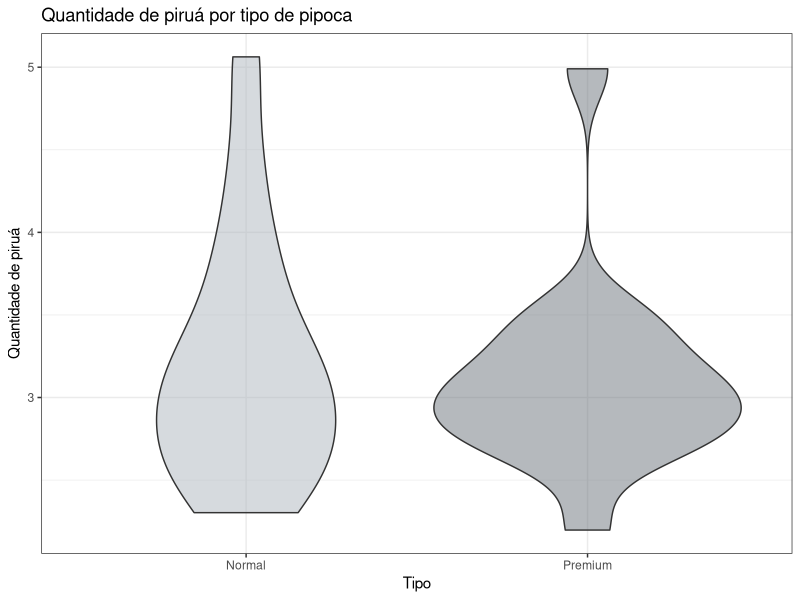
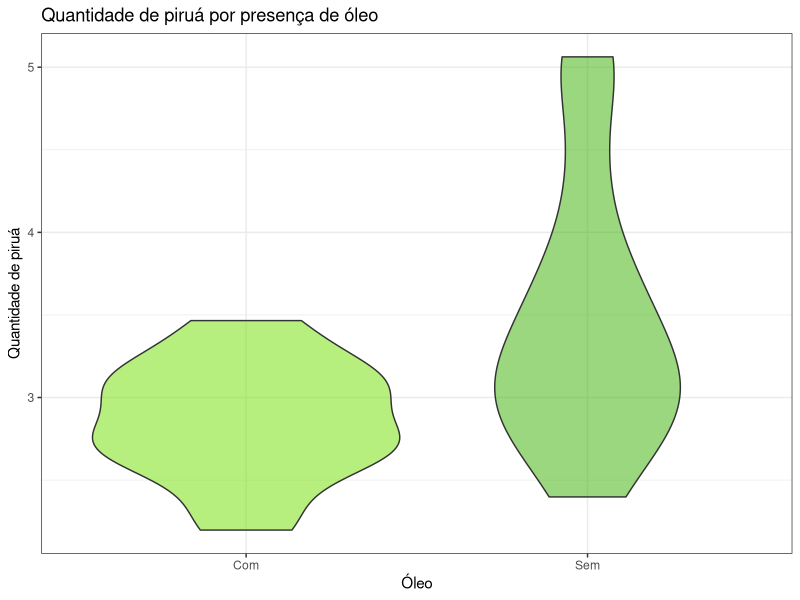
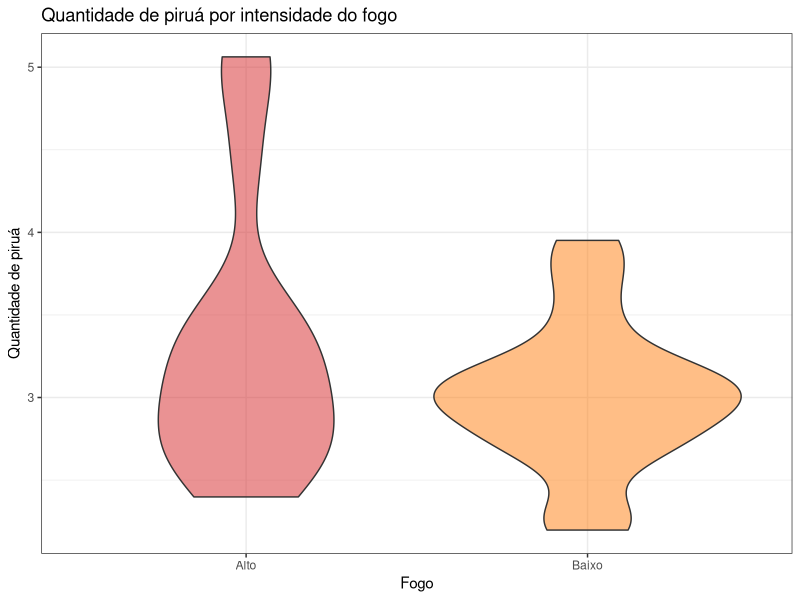
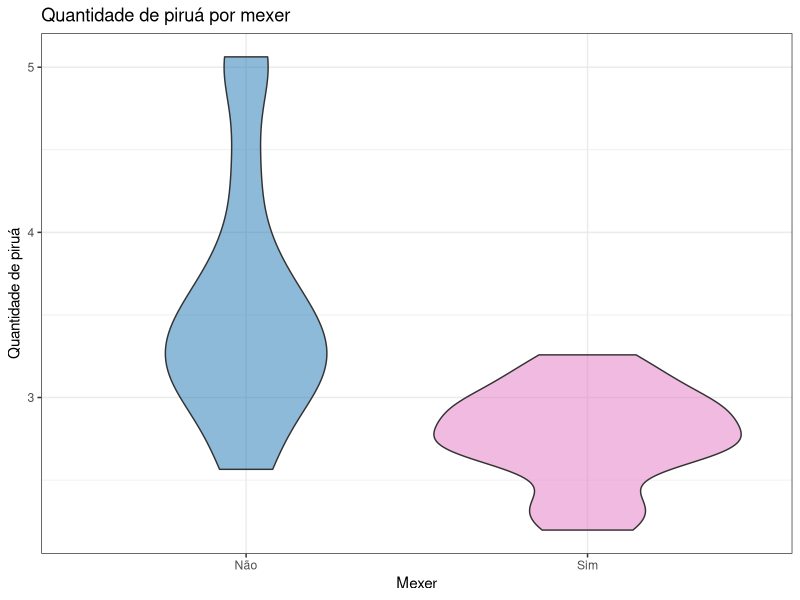
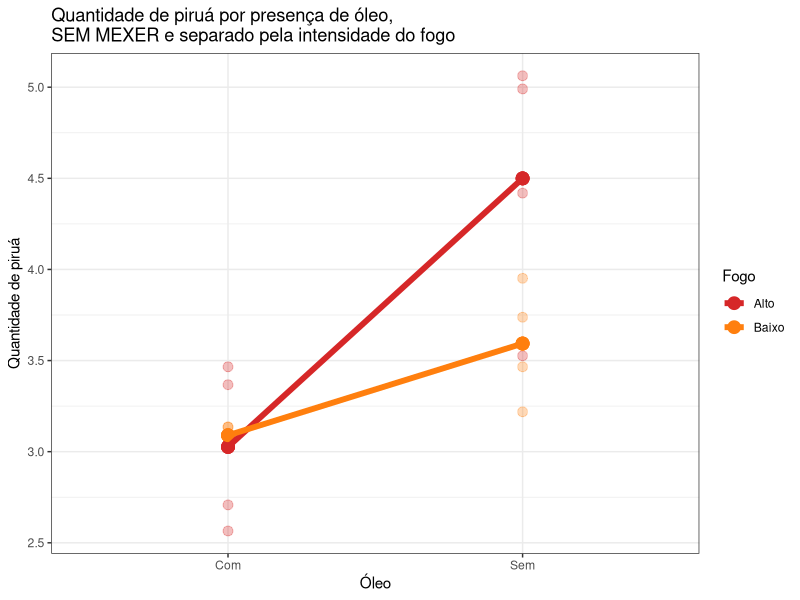
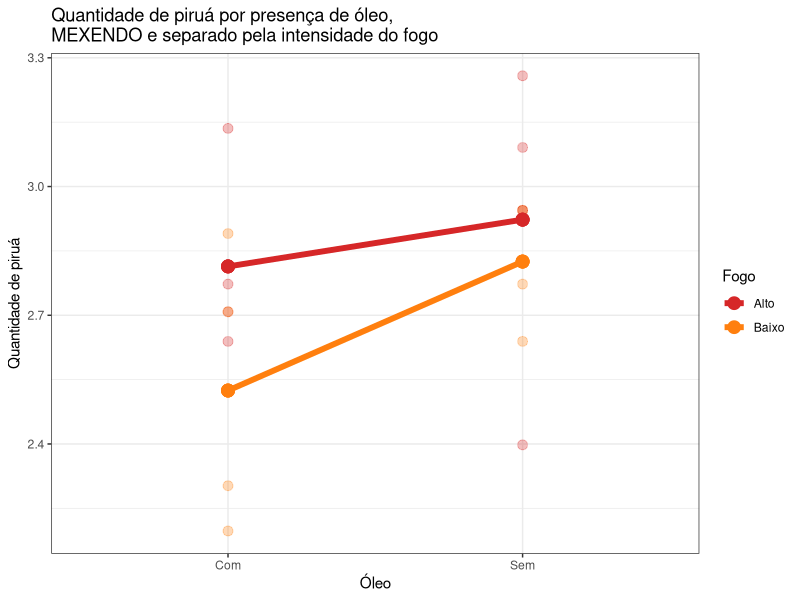
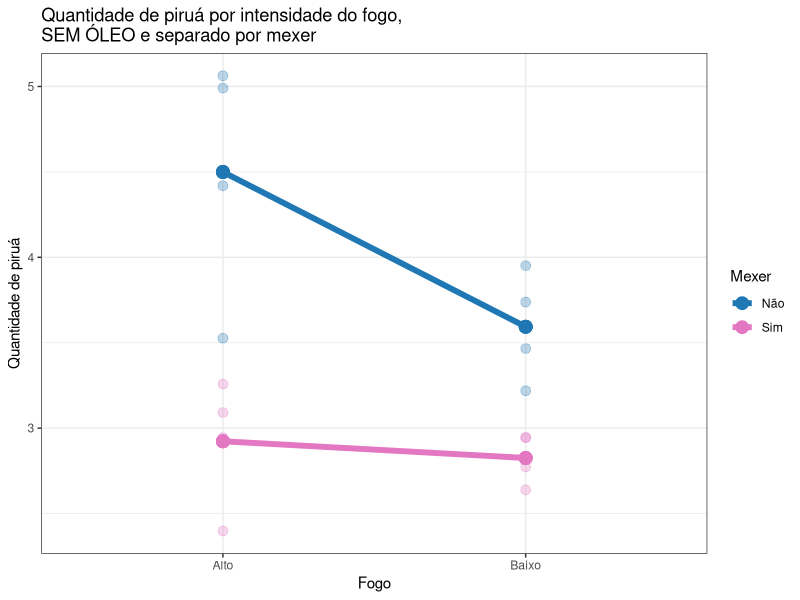
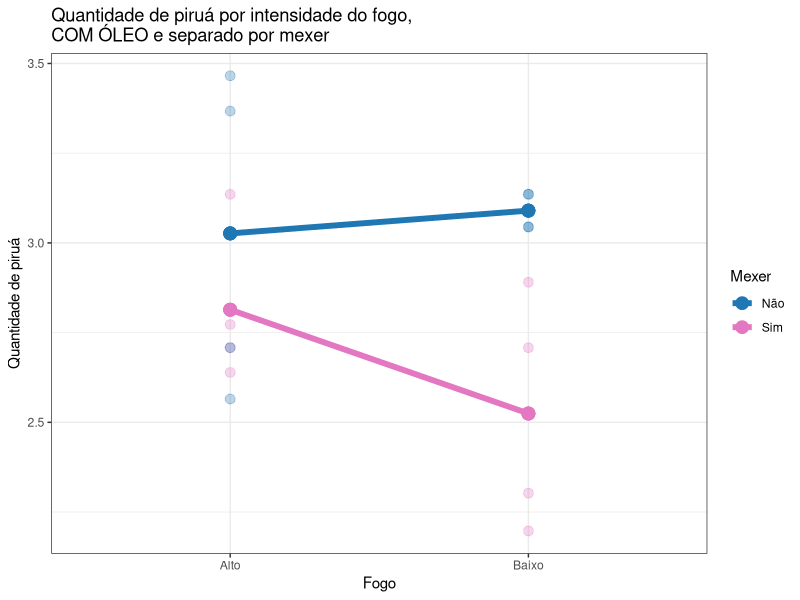

Source code (R) for these figures, in order:
library(tidyverse)
library(svglite)

#--- Metadados ---#
set.seed(42)
# usaremos essas cores durante todo o programa
cor_tipo <- c("#adb5bd", '#6c757d')
cor_oleo <- c("#70e000", "#38b000")
cor_fogo <- c("#d62728", "#ff7f0e")
cor_mexer <- c("#1f77b4", "#e377c2")

ext_graf <- 'png' # tipo de arquivo que os gráficos serão salvos
tam_graf <- c('w' = 2001, 'h' = 1500)
path_graf <- 'gráficos'
unit_graf <- 'px'


#--- Preparando os dados ---# <- serviço de corno
Tipo <- c(rep('Normal', 16), rep('Premium', 16))
Óleo <- c(rep(c(rep('Sem', 8), rep('Com', 8)), 2))
Fogo <- c(rep(c(rep('Baixo', 4), rep('Alto', 4)), 4))            
Mexer <- c(rep(c(rep('Sim', 2), rep('Não', 2)), 8))
Replicação <- rep(c(1, 2), 16)
Qtt_pirua <- c(14, 19, 52, 42, 11, 26)

Qtt_pirua <-c(14, 19,
              52, 42,
              11, 26,
              83, 158,
              10, 15,
              21, 23,
              15, 23,
              32, 13,
              16, 19,
              32, 25,
              22, 19,
              34, 147,
              18, 9,
              21, 23,
              14, 16,
              29, 15
)

Grama_pirua <- c(
  3, 4,
  10, 8,
  3, 5,
  15, 27,
  2, 3,
  5 , 5,
  3, 4,
  8, 3,
  5, 5,
  6, 5,
  4, 4,
  8, 20,
  5, 2,
  5, 4,
  2, 3, 
  5, 3
)

df <- tibble(Tipo = as.factor(Tipo),
             Óleo = as.factor(Óleo),
             Fogo = as.factor(Fogo),
             Mexer = as.factor(Mexer),
             Replicação = as.factor(Replicação),
             Qtt_pirua,
             Grama_pirua
) %>% mutate(Qtt_pirua = log(Qtt_pirua))


# Colocando a ordem da experimentação
ordem_dia_1 <- read_csv('dados/dia_1.csv') %>%
  mutate(Intensidade_da_Chama = if_else(Intensidade_da_Chama == 'Baixa', 'Baixo', 'Alto'),
         Mexer = if_else(Mexer == 'Sim', 'Sim', 'Não'))

ordem_dia_2 <- read_csv('dados/dia_2.csv') %>%
  mutate(Intensidade_da_Chama = if_else(Intensidade_da_Chama == 'Baixa', 'Baixo', 'Alto'),
         Mexer = if_else(Mexer == 'Sim', 'Sim', 'Não')
  )

colnames(ordem_dia_1) <- colnames(ordem_dia_2) <- c('Tipo', 'Óleo', 'Fogo', 'Mexer')

ordem_dia_1 <- ordem_dia_1 %>% mutate(Ordem = 1:16, Replicação = as.factor(1))
ordem_dia_2 <- ordem_dia_2 %>% mutate(Ordem = 1:16, Replicação = as.factor(2))

df_ordem <- ordem_dia_1 %>% add_row(ordem_dia_2)

df <- full_join(df_ordem, df, by = join_by(Tipo, Óleo, Fogo, Mexer, Replicação))



#--- Análise exploratória ---#
# Quantidade de piruá X Tipo de pipoca
ggplot(df, aes(x = Tipo, y = Qtt_pirua, fill = Tipo)) +
  geom_violin(alpha = 0.5) +
  scale_fill_manual(values=c(cor_tipo)) +
  labs(title = 'Quantidade de piruá por tipo de pipoca',
       y = 'Quantidade de piruá') +
  theme_bw() +
  theme(legend.position = 'none')
ggsave(paste('piruaXtipo.', ext_graf, sep = ''), path = path_graf, device = ext_graf, width = tam_graf[1], height = tam_graf[2], units = unit_graf)

# Quantidade de piruá X presença de Óleo
ggplot(df, aes(x = Óleo, y = Qtt_pirua, fill = Óleo)) +
  geom_violin(alpha = 0.5) +
  scale_fill_manual(values=c(cor_oleo)) +
  labs(title = 'Quantidade de piruá por presença de óleo',
       y = 'Quantidade de piruá') +
  theme_bw() +
  theme(legend.position = 'none') # trocar a ordem
ggsave(paste('piruaXoleo.', ext_graf, sep = ''), path = path_graf, device = ext_graf, width = tam_graf[1], height = tam_graf[2], units = unit_graf)

# Quantidade de piruá X Intensidade do fogo
ggplot(df, aes(x = Fogo, y = Qtt_pirua, fill = Fogo)) +
  geom_violin(alpha = 0.5) +
  scale_fill_manual(values=c(cor_fogo)) +
  labs(title = 'Quantidade de piruá por intensidade do fogo',
       y = 'Quantidade de piruá') +
  theme_bw() +
  theme(legend.position = 'none')
ggsave(paste('piruaXfogo.', ext_graf, sep = ''), path = path_graf, device = ext_graf, width = tam_graf[1], height = tam_graf[2], units = unit_graf)

# Quantidade de piruá X Mexer ou não
ggplot(df, aes(x = Mexer, y = Qtt_pirua, fill = Mexer)) +
  geom_violin(alpha = 0.5) +
  scale_fill_manual(values=c(cor_mexer)) +
  labs(title = 'Quantidade de piruá por mexer',
       y = 'Quantidade de piruá') +
  theme_bw() +
  theme(legend.position = 'none')
ggsave(paste('piruaXmexer.', ext_graf, sep = ''), path = path_graf, device = ext_graf, width = tam_graf[1], height = tam_graf[2], units = unit_graf)


#--- ANOVA ---#
lm_model <- lm(Qtt_pirua ~
              Tipo * Óleo * Fogo * Mexer +
              Replicação * Óleo +
              Replicação * Fogo +
              Replicação * Mexer,
            df) # Replicação aqui, essencialmente, faz o papel da blocagem


anova(lm_model)

# Utilizar peso dos piruás ao invés da quantidade gerou os mesmos resultados na ANOVA

# lm_model2 <- lm(Grama_pirua ~
#                Tipo * Óleo * Fogo * Mexer +
#                Replicação*Óleo +
#                Replicação * Fogo +
#                Replicação * Mexer,
#              df)
# anova(lm_model2)


# Tipo deu não significativo (enquanto os outros fatores deram).
# A interação Óleo:Fogo:Mexer é significativa
# A interação Bloco:Fator não é significativa pra nenhum dos fatores (amém)

#--- Gráficos da interação ---#
# As bolas maiores são as médias
# x-axis: Óleo | fill: Fogo | Mexer: não
ggplot(df %>%
         filter(Mexer == 'Não') %>%
         group_by(Óleo, Fogo) %>%
         mutate(media = mean(Qtt_pirua)),
       aes(x = Óleo, color = Fogo)) +
  geom_point(aes(y = Qtt_pirua), size = 3, alpha = 0.3) +
  geom_point(aes(y = media), size = 4) +
  geom_line(aes(y = media, group = Fogo), linewidth = 2) +
  scale_color_manual(values=c(cor_fogo)) +
  labs(title = 'Quantidade de piruá por presença de óleo,\nSEM MEXER e separado pela intensidade do fogo',
       y = 'Quantidade de piruá') +
  theme_bw()
ggsave(paste('interacaoOleo1.', ext_graf, sep = ''), path = path_graf, device = ext_graf, width = tam_graf[1], height = tam_graf[2], units = unit_graf)

# x-axis: Óleo | fill: Fogo | Mexer: sim
ggplot(df %>%
         filter(Mexer == 'Sim') %>%
         group_by(Óleo, Fogo) %>%
         mutate(media = mean(Qtt_pirua)),
       aes(x = Óleo, color = Fogo)) +
  geom_point(aes(y = Qtt_pirua), size = 3, alpha = 0.3) +
  geom_point(aes(y = media), size = 4) +
  geom_line(aes(y = media, group = Fogo), linewidth = 2) +
  scale_color_manual(values=c(cor_fogo)) +
  labs(title = 'Quantidade de piruá por presença de óleo,\nMEXENDO e separado pela intensidade do fogo',
       y = 'Quantidade de piruá') +
  theme_bw()
ggsave(paste('interacaoOleo2.', ext_graf, sep = ''), path = path_graf, device = ext_graf, width = tam_graf[1], height = tam_graf[2], units = unit_graf)

# x-axis: Fogo | fill: Mexer | Óleo: sem
ggplot(df %>%
         filter(Óleo == 'Sem') %>%
         group_by(Fogo, Mexer) %>%
         mutate(media = mean(Qtt_pirua)),
       aes(x = Fogo, color = Mexer)) +
  geom_point(aes(y = Qtt_pirua), size = 3, alpha = 0.3) +
  geom_point(aes(y = media), size = 4) +
  geom_line(aes(y = media, group = Mexer), linewidth = 2) +
  scale_color_manual(values=c(cor_mexer)) +
  labs(title = 'Quantidade de piruá por intensidade do fogo,\nSEM ÓLEO e separado por mexer',
       y = 'Quantidade de piruá') +
  theme_bw()
ggsave(paste('interacaoFogo1.', ext_graf, sep = ''), path = path_graf, device = ext_graf, width = tam_graf[1], height = tam_graf[2], units = unit_graf)

# x-axis: Fogo | fill: Mexer | Óleo: com
ggplot(df %>%
         filter(Óleo == 'Com') %>%
         group_by(Fogo, Mexer) %>%
         mutate(media = mean(Qtt_pirua)),
       aes(x = Fogo, color = Mexer)) +
  geom_point(aes(y = Qtt_pirua), size = 3, alpha = 0.3) +
  geom_point(aes(y = media), size = 4) +
  geom_line(aes(y = media, group = Mexer), linewidth = 2) +
  scale_color_manual(values=c(cor_mexer)) +
  labs(title = 'Quantidade de piruá por intensidade do fogo,\nCOM ÓLEO e separado por mexer',
       y = 'Quantidade de piruá') +
  theme_bw()
ggsave(paste('interacaoFogo2.', ext_graf, sep = ''), path = path_graf, device = ext_graf, width = tam_graf[1], height = tam_graf[2], units = unit_graf)

# x-axis: Mexer | fill: Óleo | Fogo: Baixo
ggplot(df %>%
         filter(Fogo == 'Baixo') %>%
         group_by(Mexer, Óleo) %>%
         mutate(media = mean(Qtt_pirua)),
       aes(x = Mexer, color = Óleo)) +
  geom_point(aes(y = Qtt_pirua), size = 3, alpha = 0.3) +
  geom_point(aes(y = media), size = 4) +
  geom_line(aes(y = media, group = Óleo), linewidth = 2) +
  scale_color_manual(values=c(cor_oleo)) +
  labs(title = 'Quantidade de piruá por mexer,\nFOGO BAIXO e separado por presença de óleo',
       y = 'Quantidade de piruá') +
  theme_bw()
ggsave(paste('interacaoMexer1.', ext_graf, sep = ''), path = path_graf, device = ext_graf, width = tam_graf[1], height = tam_graf[2], units = unit_graf)

# x-axis: Mexer | fill: Óleo | Fogo: Alto
ggplot(df %>%
         filter(Fogo == 'Alto') %>%
         group_by(Mexer, Óleo) %>%
         mutate(media = mean(Qtt_pirua)),
       aes(x = Mexer, color = Óleo)) +
  geom_point(aes(y = Qtt_pirua), size = 3, alpha = 0.3) +
  geom_point(aes(y = media), size = 4) +
  geom_line(aes(y = media, group = Óleo), linewidth = 2) +
  scale_color_manual(values=c(cor_oleo)) +
  labs(title = 'Quantidade de piruá por mexer,\nFOGO ALTO e separado por presença de óleo',
       y = 'Quantidade de piruá') +
  theme_bw()
ggsave(paste('interacaoMexer2.', ext_graf, sep = ''), path = path_graf, device = ext_graf, width = tam_graf[1], height = tam_graf[2], units = unit_graf)

#--- Teste de Tukey ---#
# Fizemos o teste pras médias de cada um dos tratamentos, pra cada combinação dos outros dois fatores. Ou seja, tem quatro teste Tukey por fator.
vec_li <- c()
vec_ls <- c()
vec_cond <- c()

# Teste: Óleo
for(i in 1:2) {
  for(j in 1:2) {
    temp_model <- TukeyHSD(aov(Qtt_pirua ~ Óleo,
                               df %>% filter(Fogo == c('Baixo', 'Alto')[i], Mexer == c('Sim', 'Não')[j])))
    vec_li <- c(vec_li, temp_model$Óleo[1])
    vec_ls <- c(vec_ls, temp_model$Óleo[2])
    vec_cond <- c(vec_cond, paste('Fogo', '(',c('Baixo', 'Alto')[i], ')', ' | ', 'Mexer', '(',c('Sim', 'Não')[j], ')', sep = ''))
  }
}

# Teste: Fogo
for(i in 1:2) {
  for(j in 1:2) {
    temp_model <- TukeyHSD(aov(Qtt_pirua ~ Fogo,
                               df %>% filter(Óleo == c('Sem', 'Com')[i], Mexer == c('Sim', 'Não')[j])))
    vec_li <- c(vec_li, temp_model$Fogo[1])
    vec_ls <- c(vec_ls, temp_model$Fogo[2])
    vec_cond <- c(vec_cond, paste('Óleo', '(',c('Sem', 'Com')[i], ')', ' | ', 'Mexer', '(',c('Sim', 'Não')[j], ')', sep = ''))
  }
}

# Teste: Mexer
for(i in 1:2) {
  for(j in 1:2) {
    temp_model <- TukeyHSD(aov(Qtt_pirua ~ Mexer,
                               df %>% filter(Fogo == c('Baixo', 'Alto')[i], Óleo == c('Sem', 'Com')[j])))
    vec_li <- c(vec_li, temp_model$Mexer[1])
    vec_ls <- c(vec_ls, temp_model$Mexer[2])
    vec_cond <- c(vec_cond, paste('Fogo', '(',c('Baixo', 'Alto')[i], ')', ' | ', 'Óleo', '(',c('Sem', 'Com')[j], ')', sep = ''))
  }
}

ic_df <- tibble(
  Fator = c(
    rep('Óleo', 4),
    rep('Fogo', 4),
    rep('Mexer', 4)
  ),
  Nível = vec_cond,
  LI = vec_li,
  LS = vec_ls
)

# Gráficos do Tukey
# Óleo
ggplot(ic_df %>% filter(Fator == 'Óleo'), aes(x = Nível)) +
  geom_segment(aes(y = LI , yend = LS), linewidth = 1) +
  geom_point(aes(y = LI), size = 2) +
  geom_point(aes(y = LS), size = 2) +
  geom_hline(yintercept = 0) +
  labs(title = 'Intervalo de confiança do Óleo \npara combinações de níveis de Fogo e Mexer',
       x = 'Efeito do fator',
       y = 'IC') +
  coord_flip() +
  theme_bw()
ggsave(paste('tukeyOleo.', ext_graf, sep = ''), path = path_graf, device = ext_graf, width = tam_graf[1], height = tam_graf[2], units = unit_graf)

# Fogo
ggplot(ic_df %>% filter(Fator == 'Fogo'), aes(x = Nível)) +
  geom_segment(aes(y = LI , yend = LS), linewidth = 1) +
  geom_point(aes(y = LI), size = 2) +
  geom_point(aes(y = LS), size = 2) +
  geom_hline(yintercept = 0) +
  labs(title = 'Intervalo de confiança do Fogo \npara combinações de níveis de Óleo e Mexer',
       x = 'Efeito do fator',
       y = 'IC') +
  coord_flip() +
  theme_bw()
ggsave(paste('tukeyFogo.', ext_graf, sep = ''), path = path_graf, device = ext_graf, width = tam_graf[1], height = tam_graf[2], units = unit_graf)

# Mexer
ggplot(ic_df %>% filter(Fator == 'Mexer'), aes(x = Nível)) +
  geom_segment(aes(y = LI , yend = LS), linewidth = 1) +
  geom_point(aes(y = LI), size = 2) +
  geom_point(aes(y = LS), size = 2) +
  geom_hline(yintercept = 0) +
  labs(title = 'Intervalo de confiança de Mexer \npara combinações de níveis de Óleo e Fogo',
       x = 'Efeito do fator',
       y = 'IC') +
  coord_flip() +
  theme_bw()
ggsave(paste('tukeyMexer.', ext_graf, sep = ''), path = path_graf, device = ext_graf, width = tam_graf[1], height = tam_graf[2], units = unit_graf)

#--- Análise de Resíduos ---#
# novo modelo sem o fator Tipo e as interações que não são significativas 
lm_new_model <- lm(Qtt_pirua ~
            Óleo * Fogo * Mexer +
            Replicação,
          df)
# QQ PLOT
ggplot() +
  geom_qq(aes(sample = rstandard(lm_new_model))) +
  geom_abline(color = "red") + 
  labs(title = 'QQ plot',
       x = 'Teórico',
       y = 'Amostra') +
  theme_bw()
ggsave(paste('qqplot.', ext_graf, sep = ''), path = path_graf, device = ext_graf, width = tam_graf[1], height = tam_graf[2], units = unit_graf)

# eu sei que os dados não parecem muito normais, mas rode esse exemplo algumas vezes e veja cada absurdo que aparece:
ggplot() +
  geom_qq(aes(sample = rnorm(32))) +
  geom_abline(color = "red")

# Resíduos x Fitted
ggplot(lm_new_model, aes(x = .fitted,
           y = .resid)) +
  geom_point() +
  geom_hline(yintercept = 0, color = "red") +
  labs(title = 'Resíduos por valores ajustados',
       y = 'Resíduos',
       x = 'Ajustado') +
  theme_bw()
ggsave(paste('residuosXfitted.', ext_graf, sep = ''), path = path_graf, device = ext_graf, width = tam_graf[1], height = tam_graf[2], units = unit_graf)

# Resíduos por ordem de coleta de dado
ggplot() +
  geom_point(
    aes(x = 1:32, y = lm_new_model$residuals),
    size = 3
  ) +
  geom_hline(yintercept = 0, color = "red") +
  labs(title = 'Resíduos por ordem de experimentação',
       x = 'Ordem',
       y = 'Residuos') +
  theme_bw()
ggsave(paste('residuosXordem.', ext_graf, sep = ''), path = path_graf, device = ext_graf, width = tam_graf[1], height = tam_graf[2], units = unit_graf)

# Resíduos x Óleo
ggplot() +
  geom_point(
    aes(x = lm_new_model$model$Óleo, y = lm_new_model$residuals),
    size = 3
  ) +
  geom_hline(yintercept = 0, color = "red") +
  labs(title = 'Resíduos por níveis do fator Óleo',
       x = 'Níveis',
       y = 'Residuos') +
  theme_bw()
ggsave(paste('residuosXoleo.', ext_graf, sep = ''), path = path_graf, device = ext_graf, width = tam_graf[1], height = tam_graf[2], units = unit_graf)

# Resíduos x Fogo
ggplot() +
  geom_point(
    aes(x = lm_new_model$model$Fogo, y = lm_new_model$residuals),
    size = 3
  ) +
  geom_hline(yintercept = 0, color = "red") +
  labs(title = 'Resíduos por níveis do fator Fogo',
       x = 'Níveis',
       y = 'Residuos') +
  theme_bw()
ggsave(paste('residuosXfogo.', ext_graf, sep = ''), path = path_graf, device = ext_graf, width = tam_graf[1], height = tam_graf[2], units = unit_graf)

# Resíduos x Mexer
ggplot() +
  geom_point(
    aes(x = lm_new_model$model$Mexer, y = lm_new_model$residuals),
    size = 3
  ) +
  geom_hline(yintercept = 0, color = "red") +
  labs(title = 'Resíduos por níveis do fator Mexer',
       x = 'Níveis',
       y = 'Residuos') +
  theme_bw()
ggsave(paste('residuosXmexer.', ext_graf, sep = ''), path = path_graf, device = ext_graf, width = tam_graf[1], height = tam_graf[2], units = unit_graf)
